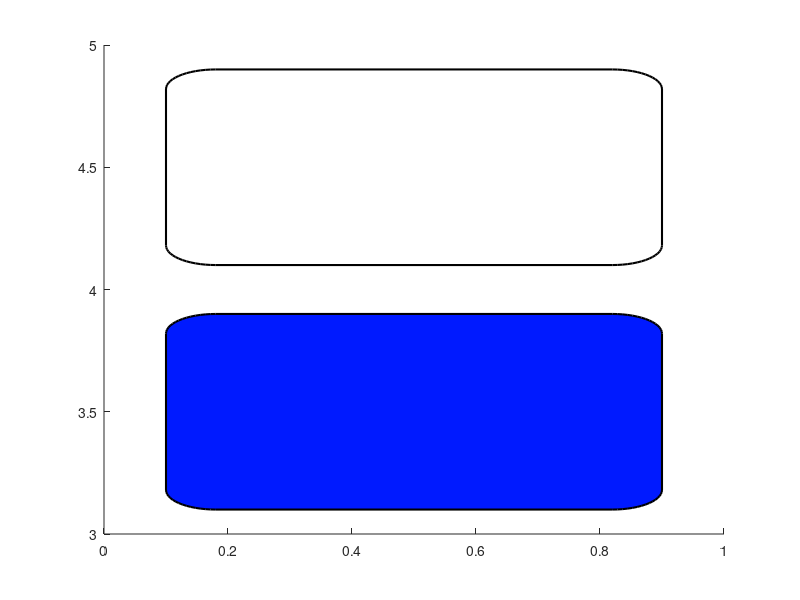

Reproduce this figure in MATLAB. (Note: this script raises an error after producing the figure.)
% Define the binary matrix
binary_matrix = [ 0 1 0 0 0;
                 1 1 1 0 0;
                 0 0 1 0 0;
                 0 0 0 1 1;
                 0 0 0 1 1];

% Define the color for value '1'
color_blue = [0 0.1 1];

% Create the figure
figure;
hold on;

count = 0;
% Loop through each element in the matrix
for j = 1:5
    for i = 1:5
        % Determine the color based on the value
        if binary_matrix(i, j) == 1
            face_color = color_blue;
            count = count + 1; 
        else
            face_color = [1 1 1]; % White for '0'
        end
        

     
        % Draw the rounded rectangle
        rectangle('Position', [j-0.9, 5-i+0.1, 0.8, 0.8], ...
                  'Curvature', [0.2, 0.2], ...
                  'EdgeColor', 'k', ... % Black boundary
                  'FaceColor', face_color, ...
                  'LineWidth', 1.5);
        
        if binary_matrix(i, j) == 1
        % Add the text inside the box
        text(j-0.5, 5-i+0.5, num2str(count), ...
             'HorizontalAlignment', 'center', ...
             'VerticalAlignment', 'middle','FontSize',36,'FontName','times',Color=[1 1 1]);
        end

    end
end

% Set x-axis and y-axis labels


set(gca, 'XTick', (1:5) -0.5, 'XTickLabel', {'\phi18:2', '\phi18:3', '\phi38:1', 'PSA HP1', 'PSA HS6'});
xtickangle(90);

set(gca, 'YTick', (1:5) -0.5, 'YTickLabel', {'PSA 13-15','PSA H100','CBS 38', 'CBA 18','CBA 4'});




 set(gca,'Fontsize',28);
set(gca,'fontname','times');

% Set the axis limits and reverse the y-axis direction
axis([0 5 0 5]);
axis("square")
%set(gca, 'YDir', 'reverse');
set(gca,'xaxisLocation','top')


% Add grid lines

% Turn off the hold
hold off;
box off;

%%

ax = gca;
% Set color of X and Y axes to background color (white)
set(ax,'XColor',[1 1 1])
set(ax,'YColor',[1 1 1])
% Set color of axis labels back to standard color
set(ax.XLabel,'Color',[0.15 0.15 0.15])
set(ax.YLabel,'Color',[0.15 0.15 0.15])
% Set color of tick labels back to standard color
set(ax.XAxis,'TickLabelColor',[0.15 0.15 0.15])
set(ax.YAxis,'TickLabelColor',[0.15 0.15 0.15])

